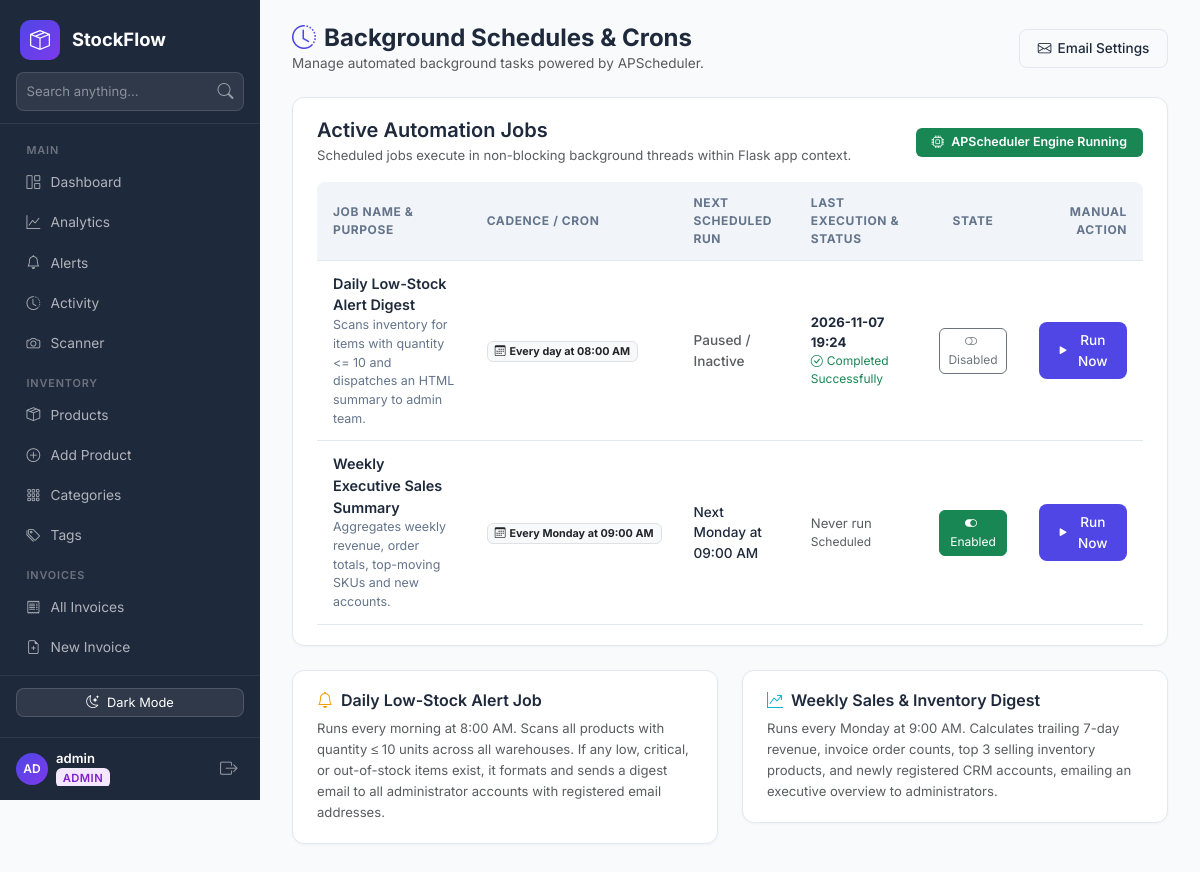
The page /settings/schedules (signed in) on the database its author committed.
### app.py (models this page shows, shortened)
class User(db.Model, UserMixin):
    __tablename__ = "user"
    id            = db.Column(db.Integer, primary_key=True)
    username      = db.Column(db.String(80), unique=True, nullable=False)
    email         = db.Column(db.String(120), unique=True, nullable=False)
    password_hash = db.Column(db.String(255), nullable=False)
    role          = db.Column(db.String(20), default='staff')
    created_at    = db.Column(db.DateTime, default=datetime.utcnow)
    is_active     = db.Column(db.Boolean, default=True)
    @property
    def initials(self):
        parts = self.username.strip().split()
        if len(parts) >= 2:
            return (parts[0][0] + parts[1][0]).upper()
        return self.username[:2].upper() if self.username else '?'

class ScheduleConfig(db.Model):
    __tablename__ = "schedule_config"
    id          = db.Column(db.Integer, primary_key=True)
    job_id      = db.Column(db.String(80), unique=True, nullable=False)
    enabled     = db.Column(db.Boolean, default=True)
    last_run    = db.Column(db.DateTime, nullable=True)
    last_status = db.Column(db.String(120), default='Scheduled')

### app.py (the view)
@app.route('/settings/schedules')
@admin_required
def settings_schedules():
    jobs_list = []
    for jid, meta in JOBS_METADATA.items():
        cfg = ScheduleConfig.query.filter_by(job_id=jid).first()
        jobs_list.append({
            "job_id": jid,
            "name": meta['name'],
            "description": meta['description'],
            "cron_display": meta['cron_display'],
            "next_run": meta['next_run_hint'] if (cfg and cfg.enabled) else None,
            "last_run": cfg.last_run if cfg else None,
            "last_status": cfg.last_status if cfg else 'Never run',
            "enabled": cfg.enabled if cfg else True
        })
    return render_template('settings/schedules.html', jobs=jobs_list)

### app.py (called while the page is built)
def admin_required(f):
    @wraps(f)
    @login_required
    def decorated_function(*args, **kwargs):
        if not current_user.is_authenticated or current_user.role != 'admin':
            abort(403)
        return f(*args, **kwargs)
    return decorated_function

@login_manager.user_loader
def load_user(user_id):
    return User.query.get(int(user_id))

@app.context_processor
def inject_global_data():
    try:
        low_stock_count = Product.query.filter(Product.quantity <= 10).count()
    except Exception:
        low_stock_count = 0
    return dict(
        low_stock_count=low_stock_count,
        permissions=PERMISSIONS,
        perm_definitions=PERM_DEFINITIONS
    )

### templates/settings/schedules.html (shortened to what this page needs)
{% extends "base.html" %}
{% block content %}
<div class="sf-topbar">
    <div>
        <h1><i class="bi bi-clock-history me-2" style="color:var(--sf-primary)"></i>Background Schedules & Crons</h1>
        <p class="text-muted mb-0" style="font-size:.85rem;">Manage automated background tasks powered by APScheduler.</p>
    </div>
    <div class="d-flex gap-2">
        <a href="{{ url_for('settings_email') }}" class="btn-sf outline"><i class="bi bi-envelope"></i> Email Settings</a>
    </div>
</div>
<div class="sf-card mb-4">
    <div class="d-flex align-items-center justify-content-between mb-3 flex-wrap gap-2">
        <div>
            <h5 class="fw-semibold mb-1">Active Automation Jobs</h5>
            <p class="text-muted mb-0" style="font-size:.82rem;">Scheduled jobs execute in non-blocking background threads within Flask app context.</p>
        </div>
        <div>
            <span class="badge bg-success px-3 py-2" style="font-size:.78rem; font-weight:600;">
                <i class="bi bi-cpu me-1"></i> APScheduler Engine Running
            </span>
        </div>
    </div>
    <div class="table-responsive">
        <table class="sf-table">
            <thead>
                <tr>
                    <th style="width:25%;">Job Name & Purpose</th>
                    <th style="width:15%;">Cadence / Cron</th>
                    <th style="width:15%;">Next Scheduled Run</th>
                    <th style="width:18%;">Last Execution & Status</th>
                    <th style="text-align:center; width:12%;">State</th>
                    <th style="text-align:right; width:15%;">Manual Action</th>
                </tr>
            </thead>
            <tbody>
                {% for job in jobs %}
                <tr>
                    <td>
                        <div style="font-weight:600;">{{ job.name }}</div>
                        <div style="font-size:.78rem; color:var(--sf-muted);">{{ job.description }}</div>
                    </td>
                    <td>
                        <span class="badge bg-light text-dark border">
                            <i class="bi bi-calendar3 me-1"></i>{{ job.cron_display }}
                        </span>
                    </td>
                    <td>
                        <div style="font-size:.85rem; font-weight:500;">
                            {% if job.next_run %}
                                {{ job.next_run }}
                            {% else %}
                                <span class="text-muted">Paused / Inactive</span>
                            {% endif %}
                        </div>
                    </td>
                    <td>
                        <div style="font-size:.82rem;">
                            {% if job.last_run %}
                                <strong>{{ job.last_run.strftime('%Y-%m-%d %H:%M') }}</strong>
                            {% else %}
                                <span class="text-muted">Never run</span>
                            {% endif %}
                        </div>
                        <div style="font-size:.75rem;">
                            {% if 'Success' in job.last_status or 'Completed' in job.last_status %}
                                <span class="text-success"><i class="bi bi-check-circle me-1"></i>{{ job.last_status }}</span>
                            {% elif 'Error' in job.last_status or 'Failed' in job.last_status %}
                                <span class="text-danger"><i class="bi bi-exclamation-circle me-1"></i>{{ job.last_status }}</span>
                            {% else %}
                                <span class="text-muted">{{ job.last_status }}</span>
                            {% endif %}
                        </div>
                    </td>
                    <td style="text-align:center;">
                        <form action="{{ url_for('settings_schedule_toggle', job_id=job.job_id) }}" method="POST" style="display:inline;">
                            {% if job.enabled %}
                            <button type="submit" class="btn btn-sm btn-success" style="font-size:.75rem; border-radius:6px;" title="Click to disable job">
                                <i class="bi bi-toggle-on me-1"></i> Enabled
                            </button>
                            {% else %}
                            <button type="submit" class="btn btn-sm btn-outline-secondary" style="font-size:.75rem; border-radius:6px;" title="Click to enable job">
                                <i class="bi bi-toggle-off me-1"></i> Disabled
                            </button>
                            {% endif %}
                        </form>
                    </td>
                    <td style="text-align:right;">
                        <form action="{{ url_for('settings_schedule_run', job_id=job.job_id) }}" method="POST" style="display:inline;">
                            <button type="submit" class="btn-sf primary btn-sm" title="Execute this job immediately">
                                <i class="bi bi-play-fill"></i> Run Now
                            </button>
                        </form>
                    </td>
                </tr>
                {% endfor %}
            </tbody>
        </table>
    </div>
</div>
<div class="row g-4">
    <div class="col-md-6">
        <div class="sf-card">
            <h6 class="fw-semibold mb-2"><i class="bi bi-bell me-2" style="color:var(--sf-warning)"></i>Daily Low-Stock Alert Job</h6>
            <p class="text-muted mb-0" style="font-size:.82rem; line-height:1.6;">
                Runs every morning at 8:00 AM. Scans all products with quantity &le; 10 units across all warehouses. If any low, critical, or out-of-stock items exist, it formats and sends a digest email to all administrator accounts with registered email addresses.
            </p>
        </div>
    </div>
    <div class="col-md-6">
        <div class="sf-card">
            <h6 class="fw-semibold mb-2"><i class="bi bi-graph-up-arrow me-2" style="color:var(--sf-info)"></i>Weekly Sales & Inventory Digest</h6>
            <p class="text-muted mb-0" style="font-size:.82rem; line-height:1.6;">
                Runs every Monday at 9:00 AM. Calculates trailing 7-day revenue, invoice order counts, top 3 selling inventory products, and newly registered CRM accounts, emailing an executive overview to administrators.
            </p>
        </div>
    </div>
</div>
{% endblock %}

### templates/base.html (shortened to what this page needs)
<!DOCTYPE html>
<html lang="en">
<head>
    <link href="https://cdn.jsdelivr.net/npm/bootstrap@5.3.2/dist/css/bootstrap.min.css" rel="stylesheet">
    <link rel="stylesheet" href="https://cdn.jsdelivr.net/npm/bootstrap-icons@1.11.2/font/bootstrap-icons.min.css">
</head>
<body>
    <nav class="sf-sidebar" id="sidebar">
        <div class="brand">
            <div class="brand-icon"><i class="bi bi-box-seam"></i></div>
            <span class="brand-text">StockFlow</span>
        </div>
        <div class="sf-sidebar-search">
            <form action="{{ url_for('search') }}" method="GET">
                <div class="input-group">
                    <input type="text" name="q" class="form-control" placeholder="Search anything..." value="{{ request.args.get('q', '') }}">
                    <button type="submit" class="btn"><i class="bi bi-search"></i></button>
                </div>
            </form>
        </div>
        <div class="nav-section">
            <div class="nav-label">Main</div>
            <a href="{{ url_for('index') }}" class="nav-link {% if request.endpoint == 'index' and not request.args.get('tag') %}active{% endif %}">
                <i class="bi bi-grid-1x2"></i> Dashboard
            </a>
            <a href="{{ url_for('analytics') }}" class="nav-link {% if request.endpoint == 'analytics' %}active{% endif %}">
                <i class="bi bi-graph-up"></i> Analytics
            </a>
            <a href="{{ url_for('alerts') }}" class="nav-link {% if request.endpoint == 'alerts' %}active{% endif %}">
                <i class="bi bi-bell"></i> Alerts
            </a>
            <a href="{{ url_for('activity_log') }}" class="nav-link {% if request.endpoint == 'activity_log' %}active{% endif %}">
                <i class="bi bi-clock-history"></i> Activity
            </a>
            <a href="{{ url_for('scanner') }}" class="nav-link {% if request.endpoint == 'scanner' %}active{% endif %}">
                <i class="bi bi-camera"></i> Scanner
            </a>
            <div class="nav-label">Inventory</div>
            <a href="{{ url_for('index') }}" class="nav-link {% if request.endpoint == 'index' %}active{% endif %}">
                <i class="bi bi-box-seam"></i> Products
            </a>
            <a href="{{ url_for('product_create') }}" class="nav-link {% if request.endpoint == 'product_create' %}active{% endif %}">
                <i class="bi bi-plus-circle"></i> Add Product
            </a>
            <a href="{{ url_for('category_list') }}" class="nav-link {% if request.endpoint in ['category_list', 'category_create', 'category_edit'] %}active{% endif %}">
                <i class="bi bi-grid-3x3-gap"></i> Categories
            </a>
            <a href="{{ url_for('tag_list') }}" class="nav-link {% if request.endpoint in ['tag_list', 'tag_create', 'tag_edit'] %}active{% endif %}">
                <i class="bi bi-tags"></i> Tags
            </a>
            <div class="nav-label">Invoices</div>
            <a href="{{ url_for('invoice_list') }}" class="nav-link {% if request.endpoint == 'invoice_list' %}active{% endif %}">
                <i class="bi bi-receipt"></i> All Invoices
            </a>
            <a href="{{ url_for('invoice_create') }}" class="nav-link {% if request.endpoint == 'invoice_create' %}active{% endif %}">
                <i class="bi bi-file-earmark-plus"></i> New Invoice
            </a>
            <a href="{{ url_for('return_list') }}" class="nav-link {% if request.endpoint in ['return_list', 'invoice_return_create'] %}active{% endif %}">
            </a>
        </div>
        <div class="sf-sidebar-footer" style="padding:0.75rem 1rem;">
            <button type="button" class="btn btn-sm w-100 d-flex align-items-center justify-content-center gap-2 mb-2" id="darkModeBtn" onclick="toggleDarkMode()" style="background:rgba(255,255,255,0.08);color:#fff;border:1px solid rgba(255,255,255,0.15);border-radius:8px;font-size:0.8rem;">
                <i class="bi bi-moon-stars" id="darkModeIcon"></i> <span id="darkModeText">Dark Mode</span>
            </button>
        </div>
        {% if current_user.is_authenticated %}
        <div class="user-footer-card">
            <div class="d-flex align-items-center gap-2 overflow-hidden">
                <div class="avatar sm blue">{{ current_user.initials }}</div>
                <div style="line-height:1.2; overflow:hidden;">
                    <div style="color:#fff; font-weight:600; font-size:.82rem; white-space:nowrap; text-overflow:ellipsis; overflow:hidden;">
                        {{ current_user.username }}
                    </div>
                    <span class="badge-role {{ current_user.role }}">{{ current_user.role }}</span>
                </div>
            </div>
            <a href="{{ url_for('logout') }}" title="Logout" style="color:rgba(255,255,255,.5); font-size:1.1rem; padding:.2rem .4rem; text-decoration:none;" onmouseover="this.style.color='#ef4444'" onmouseout="this.style.color='rgba(255,255,255,.5)'">
                <i class="bi bi-box-arrow-right"></i>
            </a>
        </div>
        {% endif %}
    </nav>
    <div class="sf-main">
        {% block content %}{% endblock %}
    </div>
</body>
</html>

### rows shown on the page
User: initials "AD", username "admin", role "ADMIN"
ScheduleConfig: name "Daily Low-Stock Alert Digest", description "Scans inventory for items with quantity <= 10 and dispatches an HTML summary to admin team.", cron_display "Every day at 08:00 AM", shows "Paused / Inactive", last_run "2026-11-07 19:24", last_status "Completed Successfully", shows "Disabled"
ScheduleConfig: name "Weekly Executive Sales Summary", description "Aggregates weekly revenue, order totals, top-moving SKUs and new accounts.", cron_display "Every Monday at 09:00 AM", next_run "Next Monday at 09:00 AM", shows "Never run", last_status "Scheduled", shows "Enabled"
